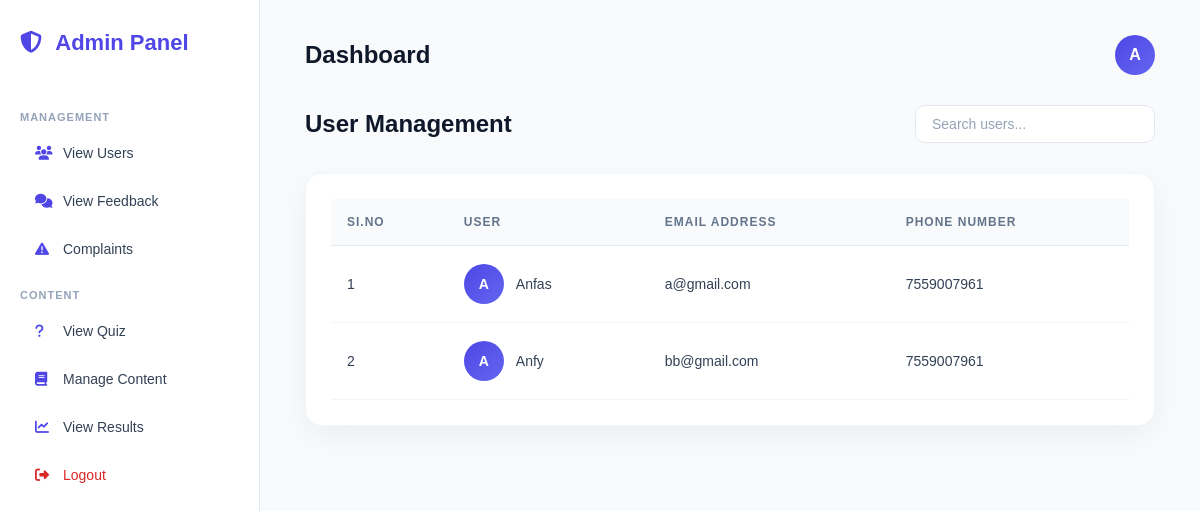
Page /ViewUser/ on the earlier database version.
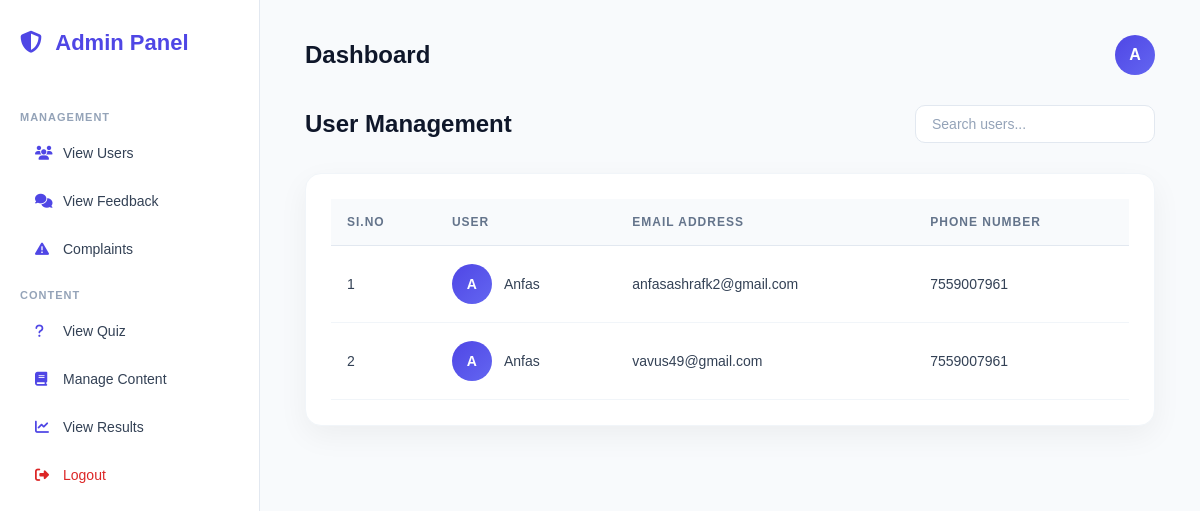
Same page on the later database version.
### CyberAwarnessGameApp/models.py (models this page shows)
class UserTable(models.Model):
    login = models.ForeignKey(LoginTable, on_delete=models.CASCADE)
    Name= models.CharField(max_length=300, blank=True, null=True)
    Emailid = models.EmailField(max_length=500, blank=True, null=True)
    PhoneNumber= models.CharField(max_length=150, blank=True, null=True)
    profileImage=models.FileField(upload_to='profile/', null=True, blank=True)

### CyberAwarnessGameApp/views.py (the view)
# urls.py: path('ViewUser/', views.ViewUser.as_view(), name='ViewUser'),
class ViewUser(View):
    def get(self, request):
        users = UserTable.objects.all()
        return render(request, 'view_user.html', {'c': users})

### templates/view_user.html (shortened to what this page needs)
{% extends "admin_home.html" %}
{% block content %}
<div class="page-header">
    <h2>User Management</h2>
    <div class="search-box">
        <input type="text" placeholder="Search users...">
    </div>
</div>
<div class="table-card">
    <table>
        <thead>
            <tr>
                <th>SI.No</th>
                <th>User</th>
                <th>Email Address</th>
                <th>Phone Number</th>
            </tr>
        </thead>
        <tbody>
            {% for i in c %}
            <tr>
                <td>{{ forloop.counter }}</td>
                <td>
                    <div class="name-cell">
                        <div class="avatar">
                            {{ i.Name|first }}
                        </div>
                        {{ i.Name }}
                    </div>
                </td>
                <td>{{ i.Emailid }}</td>
                <td>{{ i.PhoneNumber }}</td>
            </tr>
            {% empty %}
            <tr>
                <td colspan="3" class="empty-row">
                    No users found in the system.
                </td>
            </tr>
            {% endfor %}
        </tbody>
    </table>
</div>
{% endblock %}

Differences in the rows shown:
removed UserTable: Name|first "A", Name "Anfas", Emailid "a@gmail.com", PhoneNumber "7559007961"
removed UserTable: Name|first "A", Name "Anfy", Emailid "bb@gmail.com", PhoneNumber "7559007961"
added UserTable: Name|first "A", Name "Anfas", Emailid "anfasashrafk2@gmail.com", PhoneNumber "7559007961"
added UserTable: Name|first "A", Name "Anfas", Emailid "vavus49@gmail.com", PhoneNumber "7559007961"
